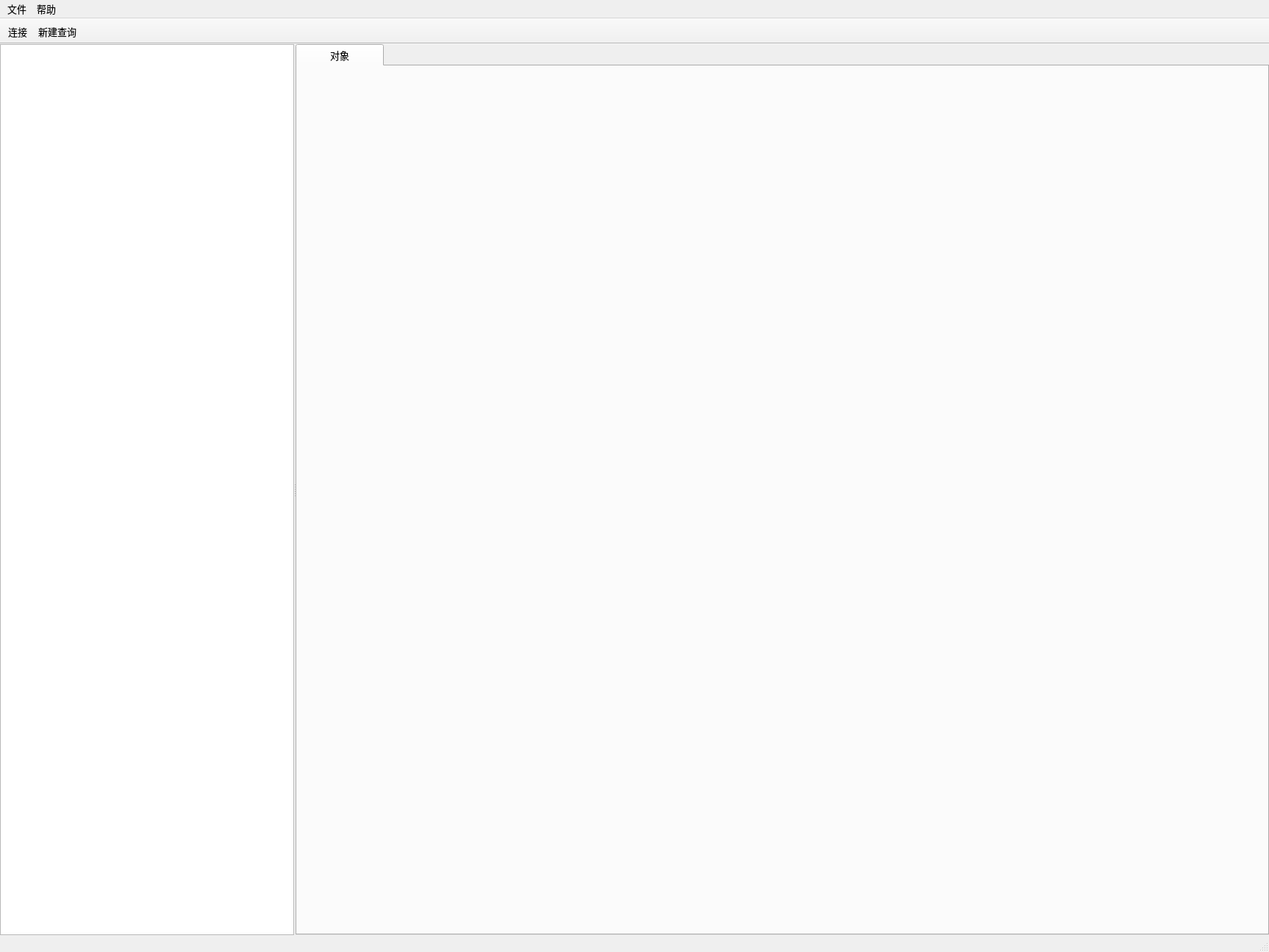
<?xml version="1.0" encoding="UTF-8"?>
<ui version="4.0">
 <class>TDCat</class>
 <widget class="QMainWindow" name="TDCat">
  <property name="geometry">
   <rect>
    <x>0</x>
    <y>0</y>
    <width>1726</width>
    <height>1295</height>
   </rect>
  </property>
  <property name="sizePolicy">
   <sizepolicy hsizetype="Preferred" vsizetype="Fixed">
    <horstretch>0</horstretch>
    <verstretch>0</verstretch>
   </sizepolicy>
  </property>
  <property name="font">
   <font>
    <family>微软雅黑</family>
    <pointsize>10</pointsize>
   </font>
  </property>
  <property name="windowTitle">
   <string>TDCat</string>
  </property>
  <widget class="QWidget" name="centralwidget">
   <layout class="QHBoxLayout" name="horizontalLayout">
    <property name="leftMargin">
     <number>0</number>
    </property>
    <property name="topMargin">
     <number>0</number>
    </property>
    <property name="rightMargin">
     <number>0</number>
    </property>
    <property name="bottomMargin">
     <number>0</number>
    </property>
    <item>
     <layout class="QVBoxLayout" name="verticalLayout">
      <item>
       <widget class="QSplitter" name="splitter">
        <property name="orientation">
         <enum>Qt::Horizontal</enum>
        </property>
        <property name="handleWidth">
         <number>2</number>
        </property>
        <widget class="CustomTreeView" name="tree_viewer">
         <property name="sizePolicy">
          <sizepolicy hsizetype="Minimum" vsizetype="Minimum">
           <horstretch>0</horstretch>
           <verstretch>0</verstretch>
          </sizepolicy>
         </property>
         <property name="minimumSize">
          <size>
           <width>400</width>
           <height>0</height>
          </size>
         </property>
         <property name="maximumSize">
          <size>
           <width>2000</width>
           <height>16777215</height>
          </size>
         </property>
        </widget>
        <widget class="QWidget" name="widget_2" native="true">
         <property name="sizePolicy">
          <sizepolicy hsizetype="Maximum" vsizetype="Maximum">
           <horstretch>100</horstretch>
           <verstretch>100</verstretch>
          </sizepolicy>
         </property>
         <layout class="QGridLayout" name="gridLayout">
          <property name="leftMargin">
           <number>0</number>
          </property>
          <property name="topMargin">
           <number>0</number>
          </property>
          <property name="rightMargin">
           <number>0</number>
          </property>
          <property name="bottomMargin">
           <number>0</number>
          </property>
          <item row="0" column="0">
           <widget class="CustomTabWidget" name="table_tab">
            <property name="sizePolicy">
             <sizepolicy hsizetype="Expanding" vsizetype="Expanding">
              <horstretch>100</horstretch>
              <verstretch>100</verstretch>
             </sizepolicy>
            </property>
            <property name="font">
             <font>
              <family>SimSun</family>
              <pointsize>10</pointsize>
             </font>
            </property>
            <property name="styleSheet">
             <string notr="true">QTabBar::tab {
	min-width: 120px;
	min-height: 30px;
}</string>
            </property>
            <property name="currentIndex">
             <number>0</number>
            </property>
            <property name="tabsClosable">
             <bool>false</bool>
            </property>
            <widget class="QWidget" name="tab">
             <attribute name="title">
              <string>对象</string>
             </attribute>
            </widget>
           </widget>
          </item>
         </layout>
        </widget>
       </widget>
      </item>
     </layout>
    </item>
   </layout>
  </widget>
  <widget class="QMenuBar" name="menuBar">
   <property name="geometry">
    <rect>
     <x>0</x>
     <y>0</y>
     <width>1726</width>
     <height>29</height>
    </rect>
   </property>
   <widget class="QMenu" name="file_menu">
    <property name="title">
     <string>文件</string>
    </property>
    <addaction name="new_conn_action"/>
   </widget>
   <widget class="QMenu" name="help_menu">
    <property name="title">
     <string>帮助</string>
    </property>
   </widget>
   <addaction name="file_menu"/>
   <addaction name="help_menu"/>
  </widget>
  <widget class="QStatusBar" name="statusBar"/>
  <widget class="QToolBar" name="toolBar">
   <property name="sizePolicy">
    <sizepolicy hsizetype="Preferred" vsizetype="Preferred">
     <horstretch>0</horstretch>
     <verstretch>0</verstretch>
    </sizepolicy>
   </property>
   <property name="minimumSize">
    <size>
     <width>0</width>
     <height>0</height>
    </size>
   </property>
   <property name="font">
    <font>
     <pointsize>10</pointsize>
    </font>
   </property>
   <property name="windowTitle">
    <string>toolBar</string>
   </property>
   <property name="movable">
    <bool>false</bool>
   </property>
   <property name="iconSize">
    <size>
     <width>100</width>
     <height>60</height>
    </size>
   </property>
   <property name="toolButtonStyle">
    <enum>Qt::ToolButtonTextUnderIcon</enum>
   </property>
   <attribute name="toolBarArea">
    <enum>TopToolBarArea</enum>
   </attribute>
   <attribute name="toolBarBreak">
    <bool>false</bool>
   </attribute>
   <addaction name="conn_action"/>
   <addaction name="new_query_action"/>
  </widget>
  <action name="new_conn_action">
   <property name="text">
    <string>新建连接</string>
   </property>
  </action>
  <action name="conn_action">
   <property name="icon">
    <iconset>
     <normalon>:/icon/connection.png</normalon>
    </iconset>
   </property>
   <property name="text">
    <string>连接</string>
   </property>
  </action>
  <action name="new_query_action">
   <property name="icon">
    <iconset resource="resources.qrc">
     <normaloff>:/icon/query.png</normaloff>:/icon/query.png</iconset>
   </property>
   <property name="text">
    <string>新建查询</string>
   </property>
  </action>
 </widget>
 <customwidgets>
  <customwidget>
   <class>CustomTreeView</class>
   <extends>QTreeView</extends>
   <header>CustomTreeView</header>
  </customwidget>
  <customwidget>
   <class>CustomTabWidget</class>
   <extends>QTabWidget</extends>
   <header>CustomTabWidget</header>
   <container>1</container>
  </customwidget>
 </customwidgets>
 <resources>
  <include location="../img/resources.qrc"/>
 </resources>
 <connections/>
</ui>
